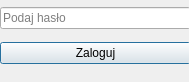
<?xml version="1.0" encoding="UTF-8"?>
<ui version="4.0">
 <class>Dialog</class>
 <widget class="QDialog" name="Dialog">
  <property name="geometry">
   <rect>
    <x>0</x>
    <y>0</y>
    <width>189</width>
    <height>82</height>
   </rect>
  </property>
  <property name="windowTitle">
   <string>Dialog</string>
  </property>
  <widget class="QWidget" name="">
   <property name="geometry">
    <rect>
     <x>0</x>
     <y>0</y>
     <width>191</width>
     <height>71</height>
    </rect>
   </property>
   <layout class="QVBoxLayout" name="verticalLayout">
    <item>
     <widget class="QLineEdit" name="lineEdit">
      <property name="placeholderText">
       <string>Podaj hasło</string>
      </property>
     </widget>
    </item>
    <item>
     <widget class="QPushButton" name="pushButton">
      <property name="text">
       <string>Zaloguj</string>
      </property>
     </widget>
    </item>
   </layout>
  </widget>
 </widget>
 <resources/>
 <connections/>
</ui>
